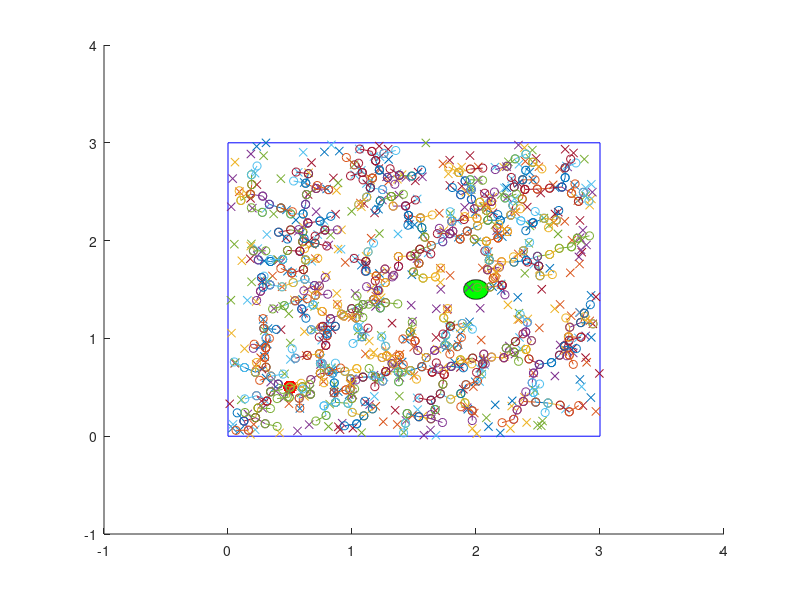

The MATLAB source for this figure:

clear;
clc;

k = [0.5, 0.5]; %Start point
scatter(k(1), k(2),100,'r','filled')
hold on

side = 3; %length of square grid

lineSize = 0.1; %The length of the line connecting nodes
pointHistory(1,:) = k; %column vector that records all node points

%Creating grid-------------------------------------------------------------------------------
x_grid = [0 0 side side 0]
y_grid = [0 side side 0 0]
plot(x_grid,y_grid, 'b')
axis([-1 4 -1 4])
hold on

%------------------------------------------------------------------------------------------

%Creating the end goal circle------------------------------------------
x_center = 2;
y_center = 1.5;
radius = 0.1;


theta = 0:0.01:2*pi;

x_goal = radius *cos(theta) + x_center;
y_goal = radius *sin(theta) + y_center;

fill(x_goal,y_goal,'g');
hold on
%---------------------------------------------------------------
done = false; % start iteration with assumption that the goal has not been reached in the first iteration

i = 1; %iteration variable
while done == false
    
    q_rx = side*rand(1); % generating a random node with constraints with respect to the grid dimensions
    q_ry = side*rand(1);
    
    q = [q_rx, q_ry]; % placing the (x,y) coordinates of the random node in a vector
    
    plot(q_rx,q_ry, "-x"); %plotting the random point ONLY FOR DEBUGGING PURPOSES
    hold on
    

    
    
    if (i == 1) %takes care of first iteration
        
        v = q - k; %gets a vector pointing in the direction from start point K to random node q
        
        
        v_unit = v./norm(v); %creating a unit vector that points in the direction of v
        
        t = v_unit.*lineSize; %scaling the vector with the necessary length "linesize"
        newPoint = k + t; % creates a vector pointing from k to q with length "linesize"
        
        
        
        x = [k(1) newPoint(1)]; %storing the x coordinates of k and newpoint
        y = [k(2) newPoint(2)]; %storing the y coordinates of k and newpoint
        
        scatter(x,y); %plots the points of "x" and "y" as circles on the grid
        hold on %necessary for overlaying the points
        line(x,y) %creates a line connecting k and newpoint using the "x" and "y" vectors
        
        
        %   k = newPoint; might not be needed
        pointHistory(i+1,:) = newPoint; %inserts the new node coordinates into pointHistory
    end
    
    if (i > 1) %takes care of all other
        
        direction = q - pointHistory; %gets the directional vectors of all node points in "pointHistory" with respect to a new random node q
        
        for m = 1: length(direction) %for loop that calculates the magnitude of each directional vector in "direction" and stores it.
            distance(m,:) = norm(direction(m,:));
        end
        
        [a,b] = min(distance); %after for loop is complete, "a" stores the minimal value in the "distance" vector. "b" stores the index of the minimum value as it appears in the "distance" vector
        %since, "b" is the index of the minimum value and "pointHistory" shares the same indices as "distance", we have now located the nearest node.
        
        v = q - pointHistory(b,:); %gets a vector pointing in the direction from the nearest node to the new random q node
        v_unit = v./norm(v); %creating a unit vector that points in the direction of v
        
        t = v_unit.*lineSize; %scaling the vector with the necessary length "linesize"
        newPoint = pointHistory(b,:) + t; % creates a vector pointing from nearest node to q with length "linesize"
        
        
        
        x = [pointHistory(b,1) newPoint(1)]; %storing the x coordinates of nearest node and newpoint
        y = [pointHistory(b,2) newPoint(2)]; %storing the y coordinates of nearest node and newpoint
        
        scatter(x,y);  %plots the points of "x" and "y" as circles on the grid
        hold on %necessary for overlaying the points
        line(x,y) %creates a line connecting k and newpoint using the "x" and "y" vectors
        pause(0.005) %Used to see the plot in real time
        
        
        % k = newPoint;
        pointHistory(i+1,:) = newPoint; %inserts the new node coordinates into pointHistory
    end
    
    
    
    
    
    if (inpolygon(pointHistory(i+1,1), pointHistory(i+1,2), x_goal, y_goal)) %checks if the new node lies within the goal
        done = true; %goal is reached, breaks while loop
    end
    
    i = i+1;
    
    
    
    
    
end



